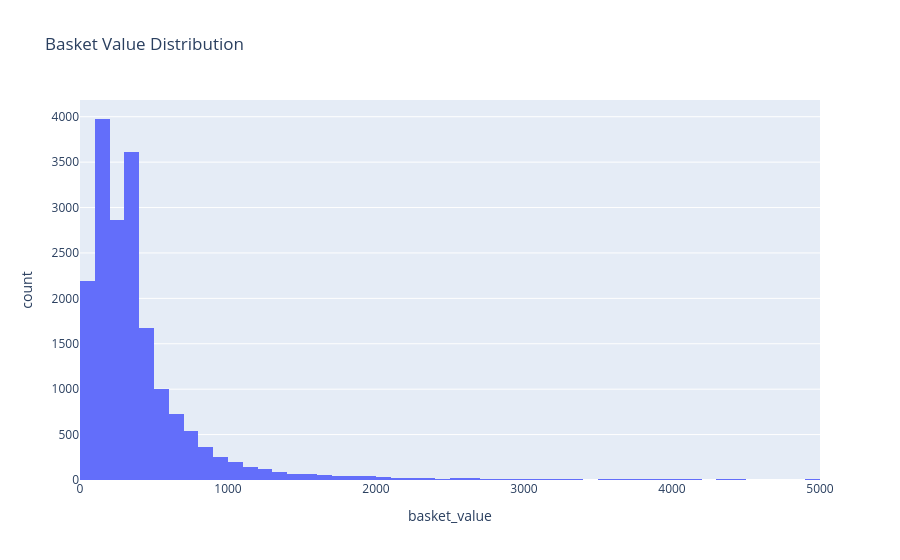

The code cell stored with this chart in its notebook:
### Code cell
# Histogram för korg-ditribution efter pris och antal
basket_fig = px.histogram(df_basket_dist, 
             x='basket_value',
             nbins=20,
             title='Basket Value Distribution')
basket_fig.update_traces(xbins=dict(start=0, end=5000, size=100))
basket_fig.write_html(
    "../HTML/bask_basket_v_distribution.html",
    include_plotlyjs='cdn'
)
basket_fig.show()

### Figure 1 — Plotly figure (JSON) as saved in the notebook; plotly's stock layout.template omitted (floating-point values rounded to 4 significant figures; data arrays with more than 128 entries replaced by an {"elided": "..."} marker saying what was removed)
{"data": [{"bingroup": "x", "hovertemplate": "basket_value=%{x}<br>count=%{y}<extra></extra>", "legendgroup": "", "marker": {"color": "#636efa", "pattern": {"shape": ""}}, "name": "", "nbinsx": 20, "orientation": "v", "showlegend": false, "type": "histogram", "x": {"elided": "18526 float values"}, "xaxis": "x", "xbins": {"end": 5000, "size": 100, "start": 0}, "yaxis": "y"}], "layout": {"barmode": "relative", "legend": {"tracegroupgap": 0}, "title": {"text": "Basket Value Distribution"}, "xaxis": {"anchor": "y", "domain": [0, 1], "title": {"text": "basket_value"}}, "yaxis": {"anchor": "x", "domain": [0, 1], "title": {"text": "count"}}}}
